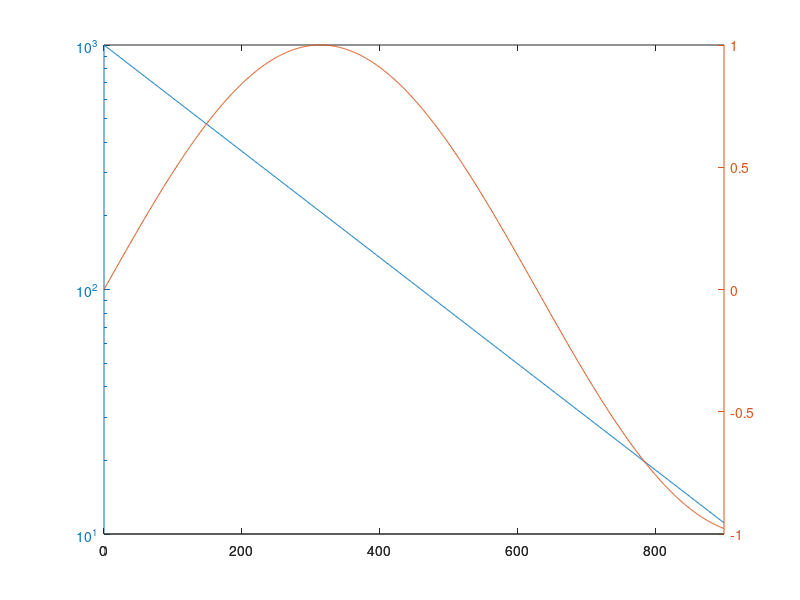

Source code (MATLAB): (Note: this script raises an error after producing the figure.)
t = 0:900; A = 1000; a = 0.005; b = 0.005;
z1 = A*exp(-a*t);
z2 = sin(b*t);
[haxes,hline1,hline2] = plotyy(t,z1,t,z2,'semilogy','plot');

[haxes,hline1,hline2] = plotyx(t,z1,t,z2,'semilogy','plot');

% semilogy/x